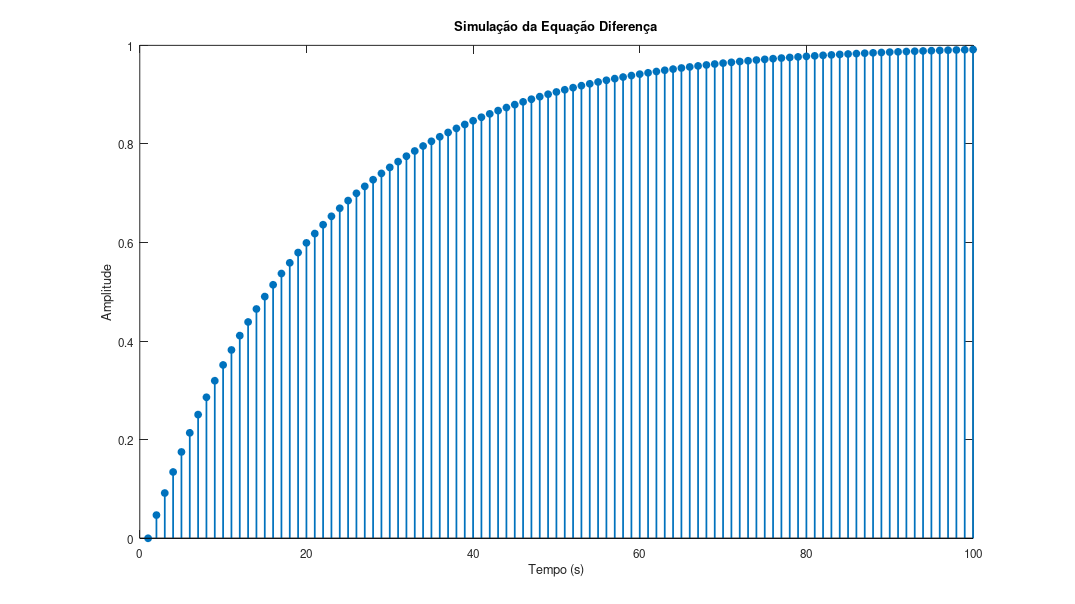
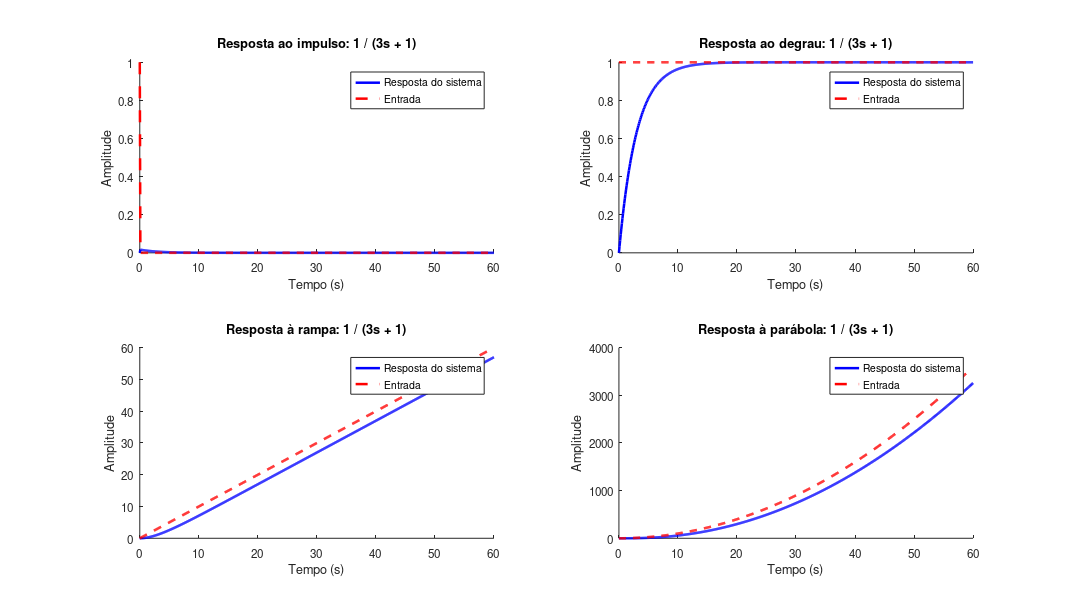
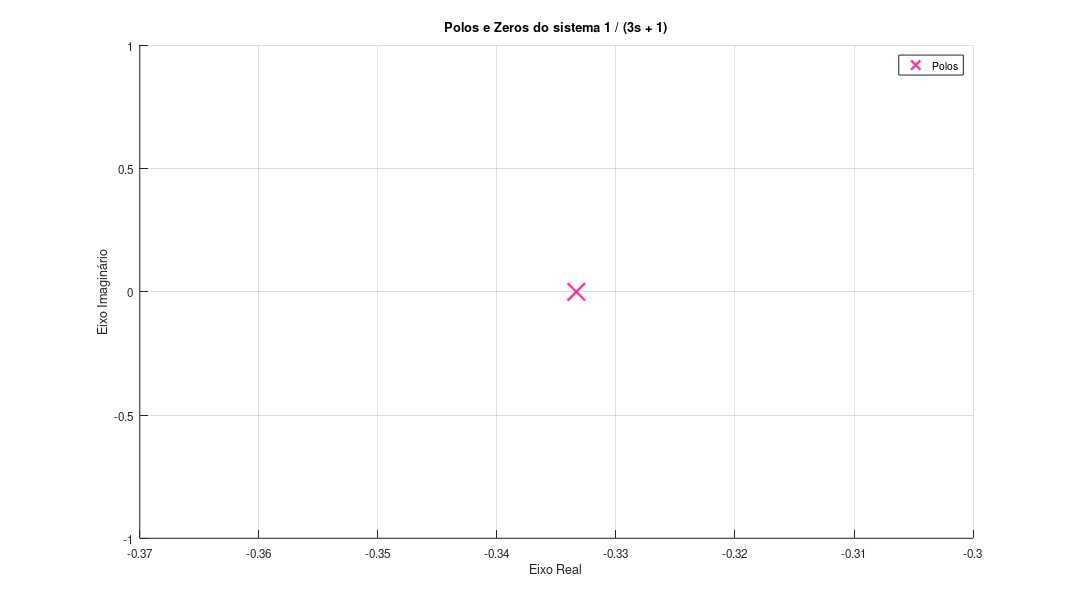
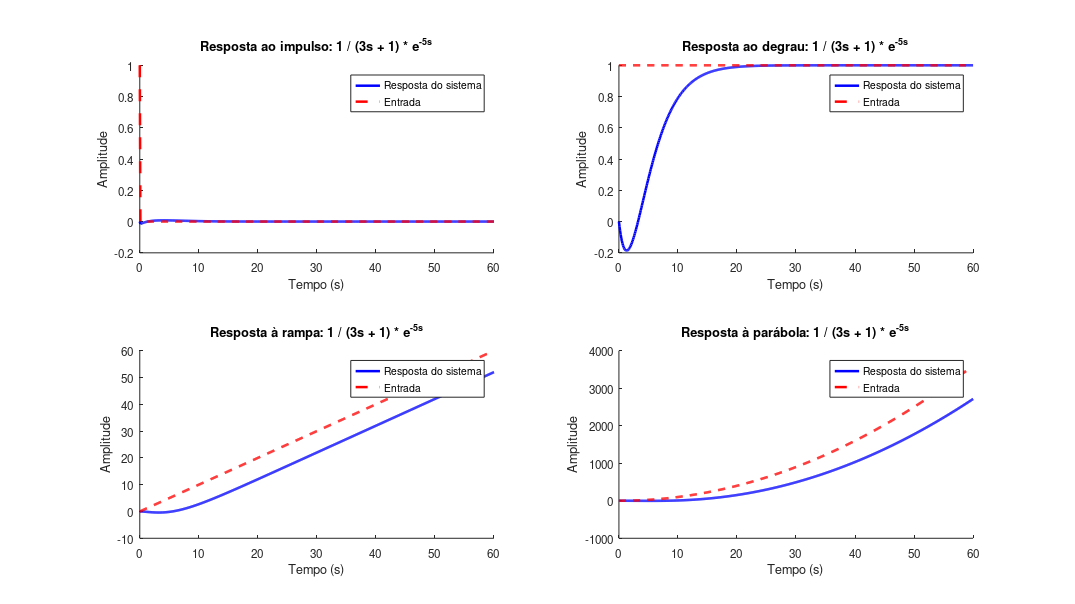

Source code (MATLAB) for these figures, in order:
clc; close all; clear;

pkg load control;

GENERATE_GRAPHS = true;

function exportgraph(filename, generate)

   if !generate
        return;
    endif

    set(gcf, 'PaperUnits', 'inches');
    set(gcf, 'PaperSize', [12.8, 7.2]);
    set(gcf, 'PaperPosition', [0, 0, 12.8, 7.2]);

    print(gcf, fullfile(pwd, filename), '-dpng', '-r400');
end

% Questão 2

k = 100;
u = ones(k);
R = 470e3;
C = 1e-6;
B = (R*C)/10;

y(1) = 0;
for i = 2 : k
    y(i) = (1 - B) * y(i - 1) + B * u(i - 1);
end

figure('NumberTitle', 'off', 'Name', 'Questão 2', 'Position', [171, 117, 1025, 576]);
plot(y, '*', 'MarkerSize', 10, 'Color', 'blue');
stem(y, 'filled', 'Linewidth', 1.5);
title('Simulação da Equação Diferença');
xlabel('Tempo (s)');
ylabel('Amplitude');

exportgraph('graph-2', GENERATE_GRAPHS);

% Questão 3a

function temporal_response(t, sys, sys_name, letter, can_generate)

  impulse   = @(t, k = 0) (t == k);
  ustep     = @(t) (ones(size(t)));
  ramp      = @(t) (t .* ones(size(t)));
  parabolic = @(t) (t .^2 .* ones(size(t)));

  figure('NumberTitle', 'off', 'Name', sprintf('Questão 3.%s - Respostas', letter), 'Position', [171, 117, 1025, 576]);

  subplot(2, 2, 1);
  [y, t0] = lsim(sys, impulse(t), t);
  hold on;
  plot(t0, y, 'Color', 'b', 'Linewidth', 2.15);
  xlabel('Tempo (s)');
  ylabel('Amplitude');
  plot(t, impulse(t), '--', 'Color', 'r', 'Linewidth', 2.15);
  title(sprintf('Resposta ao impulso: %s', sys_name));
  legend('Resposta do sistema', 'Entrada');
  hold off;

  subplot(2, 2, 2);
  [y, t0] = lsim(sys, ustep(t), t);
  hold on;
  plot(t0, y, 'Color', 'b', 'Linewidth', 2.15);
  xlabel('Tempo (s)');
  ylabel('Amplitude');
  plot(t, ustep(t), '--', 'Color', 'r', 'Linewidth', 2.15);
  title(sprintf('Resposta ao degrau: %s', sys_name));
  legend('Resposta do sistema', 'Entrada');

  subplot(2, 2, 3);
  [y, t0] = lsim(sys, ramp(t), t);
  hold on;
  plot(t0, y, 'Color', 'b', 'Linewidth', 2.15);
  xlabel('Tempo (s)');
  ylabel('Amplitude');
  plot(t, ramp(t), '--', 'Color', 'r', 'Linewidth', 2.15);
  title(sprintf('Resposta à rampa: %s', sys_name));
  legend('Resposta do sistema', 'Entrada');

  subplot(2, 2, 4);
  [y, t0] = lsim(sys, parabolic(t), t);
  hold on;
  plot(t0, y, 'Color', 'b', 'Linewidth', 2.15);
  xlabel('Tempo (s)');
  ylabel('Amplitude');
  plot(t, parabolic(t), '--', 'Color', 'r', 'Linewidth', 2.15);
  title(sprintf('Resposta à parábola: %s', sys_name));
  legend('Resposta do sistema', 'Entrada');

  exportgraph(sprintf('graph-3-%s-responses', letter), can_generate);

  figure('NumberTitle', 'off', 'Name', sprintf('Questão 3.%s - pzmap', letter), 'Position', [171, 117, 1025, 576]);
  [pole, zero] = pzmap(sys);

  hold on;
  h_pole = plot(real(pole), imag(pole), 'x', 'MarkerSize', 15, 'LineWidth', 2, 'Color', [1 0.2 0.6]);

  if ~isempty(zero)
      h_zero = plot(real(zero), imag(zero), 'o', 'MarkerSize', 15, 'LineWidth', 2, 'Color', [0.4 0.2 0.4]);
      legend('Polos', 'Zeros');
  else
      legend('Polos');
  end
  hold off;

  grid on;
  title(sprintf('Polos e Zeros do sistema %s', sys_name));
  xlabel('Eixo Real');
  ylabel('Eixo Imaginário');

  exportgraph(sprintf('graph-3-%s-pzmap', letter), can_generate);
end

t = 0:0.1:60;

sys = tf([1], [3, 1]);

temporal_response(t, sys, '1 / (3s + 1)', 'a', GENERATE_GRAPHS);

% Questão 3b - pade

[num, den] = padecoef(5, 1);

delay_sys = tf(num, den);

base_sys = tf([1], [3, 1]);

sys = delay_sys * base_sys;

temporal_response(t, sys, '1 / (3s + 1) * e^{-5s}', 'b', GENERATE_GRAPHS);

% Questão 3c

wn = 1;
zetas = [0.35, 0.7, 1.35];

for i = 1:length(zetas)

  sys = tf([wn^2], [1, 2 * zetas(i) * wn, wn^2]);

  sub_letter = sprintf('c-%d', i);

  name = sprintf('1 / (s^2 + %.2fs + 1)', 2 * zetas(i) * wn);

  temporal_response(t, sys, name, sub_letter, GENERATE_GRAPHS);
end

% Quetão 4

num = 1;
den = conv(conv([1 2], [1 2]), [1 2]);
sys = tf(num, den);

t = 0:0.01:6;

% Quetão 4a e b

[y, t_out] = step(sys, t);

y_analitic = dcgain(sys);
fprintf('Valor Final Analítico (Questão 4a): %.4f (1/8 = 0.125)\n', y_analitic);

figure('NumberTitle', 'off', 'Name', 'Questao 4a - Resposta ao Degrau', 'Position', [171, 117, 1025, 576]);
hold on;

plot(t_out, y, 'b-', 'LineWidth', 2, 'DisplayName', 'Resposta y(t)');

yline_val = y_analitic * ones(size(t_out));
plot(t_out, yline_val, 'r--', 'LineWidth', 1.5, 'DisplayName', sprintf('Valor Final (y_{ss} = %.3f)', y_analitic));

grid on;
title('Questão 4a: Resposta ao Degrau para G(s) = 1/(s+2)^3');
xlabel('Tempo (s)');
ylabel('Amplitude');
legend('location', 'southeast');
hold off;

exportgraph('graph-4a', GENERATE_GRAPHS);

% Questão 4c

poles = 1:1:8;

legend_names = cell(1, length(poles));
colors = {'#ff0000', '#00ff00', '#0000ff', '#ffff00', '#00ffff', '#ff00ff', '#ff9955', '#55ff99'};
figure('NumberTitle', 'off', 'Name', 'Questao 4c - Resposta ao Degrau com Multiplos Polos', 'Position', [171, 117, 1025, 576]);
hold on;

for i = 1:length(poles)
  num = 1;
  den = 1;

  for j = 1:poles(i)
    den = conv([1 1], den);
  end

  legend_names{i} = sprintf('Polo de ordem %d', poles(i));

  sys = tf(num, den);
  [y, t_out] = step(sys, t);

  plot(t_out, y, 'LineWidth', 2, 'Color', colors{i});
end

grid on;
title('Questão 4c: Resposta ao Degrau para G(s) com polos variando de 1 a 8');
xlabel('Tempo (s)');
ylabel('Amplitude');

legend(legend_names, 'location', 'southeast');
hold off;

exportgraph('graph-4c', GENERATE_GRAPHS);

% Quetão 5:

num = 25;
den = [1 2 25];
sys = tf(num, den);

p3_val = [0.5, 1, 2, 10];

t = 0:0.01:6;

figure('NumberTitle', 'off', 'Name', 'Questao 5 - Efeito do Terceiro Polo', 'Position', [171, 117, 1025, 576]);
hold on;

[y_orig, t_orig] = step(sys, t);
plot(t_orig, y_orig, 'k--', 'LineWidth', 2, 'DisplayName', 'Original (2ª Ordem)');

cores = {'r', 'g', 'b', 'm'};

for i = 1:length(p3_val)
    p3 = p3_val(i);
    sys_polo3 = sys * tf(p3, [1 p3]);

    [y, t_out] = step(sys_polo3, t);

    rotulo = sprintf('p3 = -%.1f', p3);
    plot(t_out, y, cores{i}, 'LineWidth', 1.5, 'DisplayName', rotulo);
end

grid on;
title('Questão 5: Efeito da Adição do Terceiro Polo no Sistema de 2ª Ordem');
xlabel('Tempo (s)');
ylabel('Amplitude');
legend('location', 'southeast');
hold off;

exportgraph('graph-5', GENERATE_GRAPHS);
